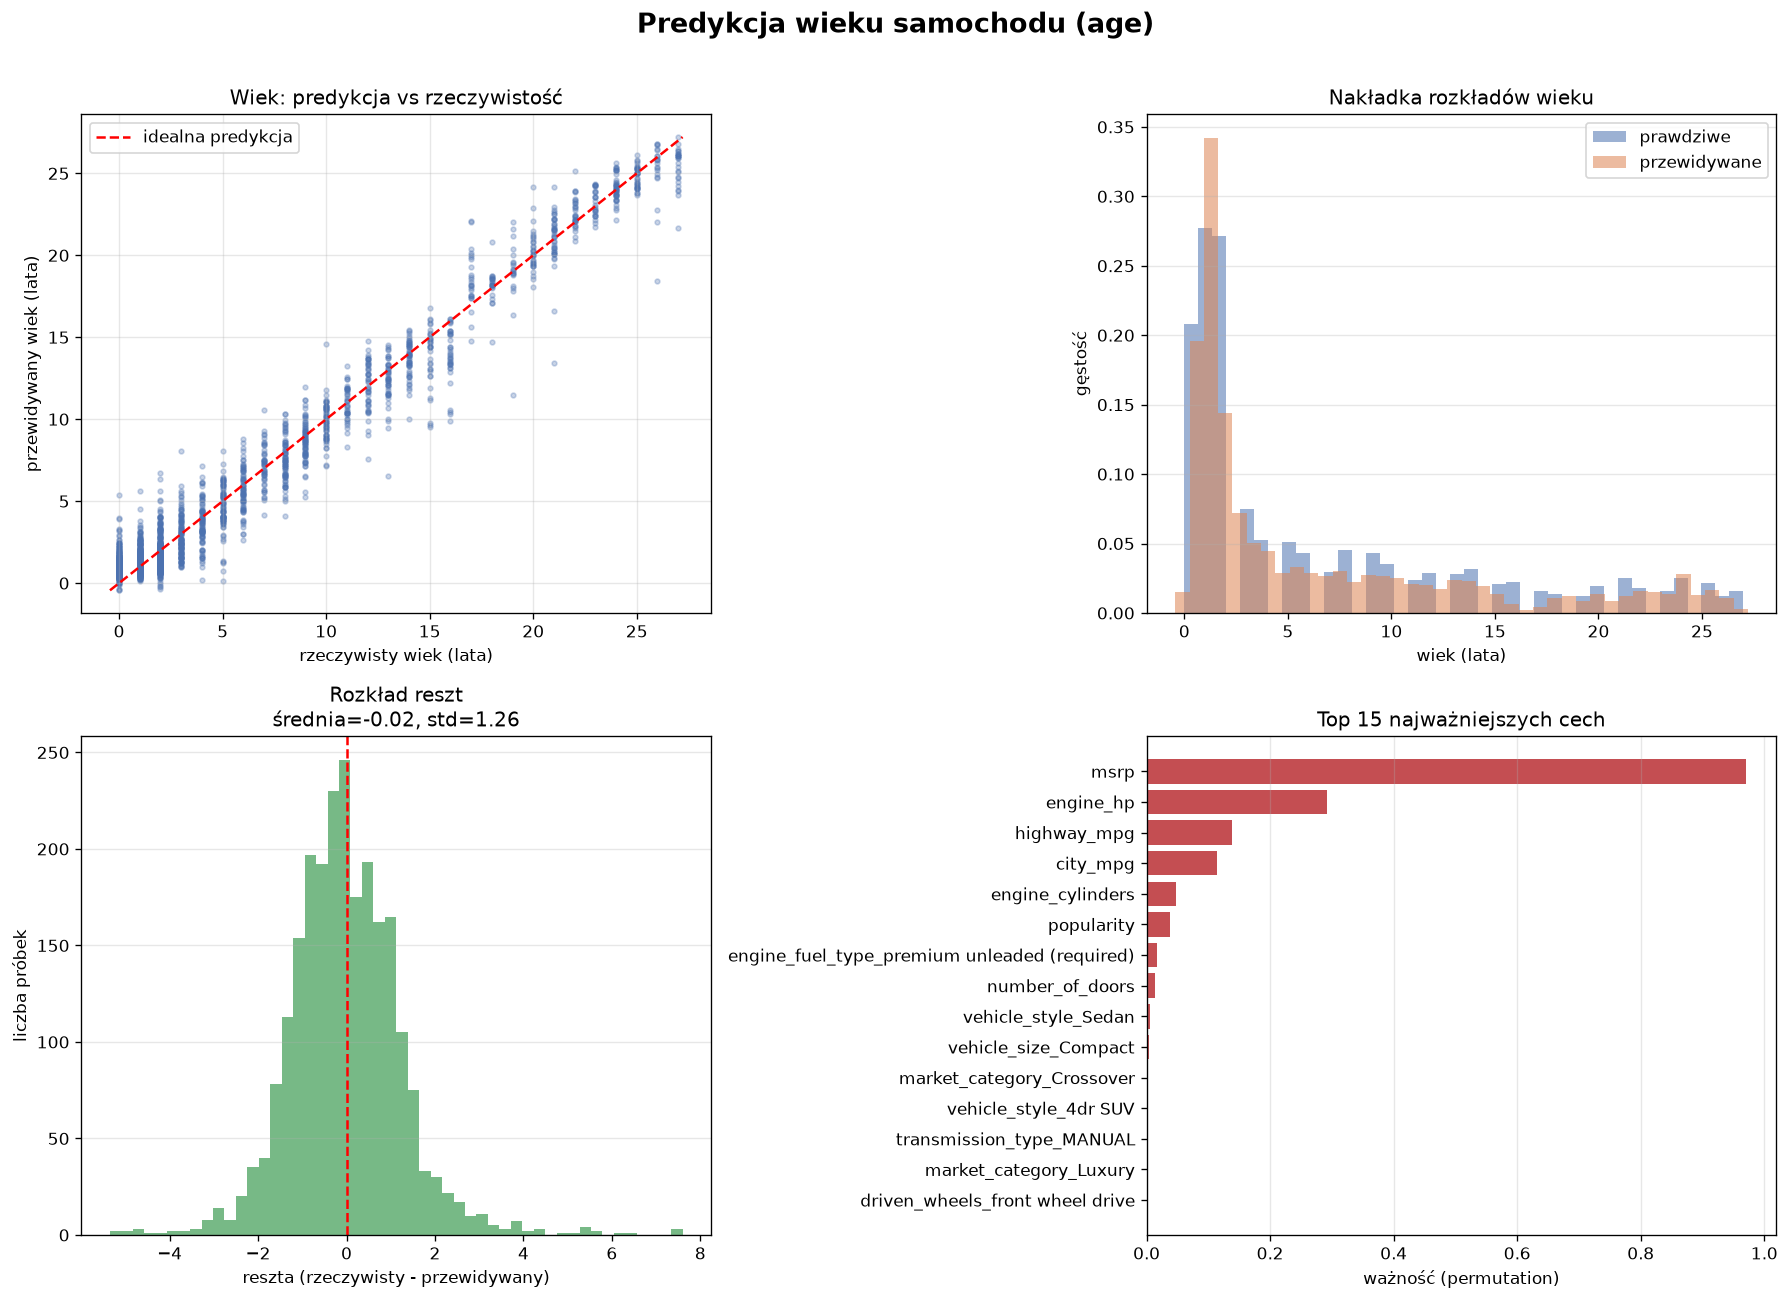

Source code (Python):
"""
Predykcja wieku samochodu (age = 2017 - year) na podstawie data.csv.

Model: Hist Gradient Boosting.
Cel: age (wiek auta), metryka: RMSE.
"""

import numpy as np
import pandas as pd
import matplotlib
matplotlib.use("Agg")
import matplotlib.pyplot as plt

from sklearn.ensemble import HistGradientBoostingRegressor

from car_price_prediction import load_data, split_data, rmse


# cechy numeryczne używane do predykcji wieku
NUMERIC_FEATURES = [
    "engine_hp", "engine_cylinders", "number_of_doors",
    "highway_mpg", "city_mpg", "popularity", "msrp",
]

CATEGORICAL_COLUMNS = [
    "make", "model", "engine_fuel_type", "transmission_type",
    "driven_wheels", "market_category", "vehicle_size", "vehicle_style",
]


def build_categorical_map(df_train: pd.DataFrame) -> dict:
    categorical = {}
    for c in CATEGORICAL_COLUMNS:
        categorical[c] = list(df_train[c].value_counts().head().index)
    return categorical


def prepare_X(df: pd.DataFrame, categorical: dict) -> np.ndarray:
    df = df.copy()

    features = list(NUMERIC_FEATURES)

    for name, values in categorical.items():
        for value in values:
            col = f"{name}_{value}"
            df[col] = (df[name] == value).astype(int)
            features.append(col)

    df_num = df[features].fillna(0)
    return df_num.values


def main():
    df = load_data("data.csv")
    df_train, df_val, df_test = split_data(df)

    # cel: wiek samochodu
    for d in (df_train, df_val, df_test):
        d["age"] = 2017 - d["year"]

    y_train = df_train["age"].values
    y_val = df_val["age"].values
    y_test = df_test["age"].values

    categorical = build_categorical_map(df_train)

    X_train = prepare_X(df_train, categorical)
    X_val = prepare_X(df_val, categorical)
    X_test = prepare_X(df_test, categorical)

    model = HistGradientBoostingRegressor(
        max_iter=300, learning_rate=0.1, random_state=42)
    model.fit(X_train, y_train)

    y_pred_val = model.predict(X_val)
    y_pred_test = model.predict(X_test)

    print("Predykcja wieku samochodu (age):")
    print("-" * 60)
    print(f"RMSE(val)  = {rmse(y_val, y_pred_val):.4f}")
    print(f"RMSE(test) = {rmse(y_test, y_pred_test):.4f}")

    # ------------------------------------------------------------------
    # Wykresy
    # ------------------------------------------------------------------
    fig, axes = plt.subplots(2, 2, figsize=(15, 11))
    fig.suptitle("Predykcja wieku samochodu (age)",
                 fontsize=16, fontweight="bold")

    # 1. predykcja vs rzeczywistość
    ax = axes[0, 0]
    ax.scatter(y_test, y_pred_test, s=8, alpha=0.3, color="#4C72B0")
    lims = [min(y_test.min(), y_pred_test.min()),
            max(y_test.max(), y_pred_test.max())]
    ax.plot(lims, lims, "r--", linewidth=1.5, label="idealna predykcja")
    ax.set_xlabel("rzeczywisty wiek (lata)")
    ax.set_ylabel("przewidywany wiek (lata)")
    ax.set_title("Wiek: predykcja vs rzeczywistość")
    ax.legend()
    ax.grid(alpha=0.3)

    # 2. nakładka rozkładów
    ax = axes[0, 1]
    ax.hist(y_test, bins=40, alpha=0.55, label="prawdziwe",
            color="#4C72B0", density=True)
    ax.hist(y_pred_test, bins=40, alpha=0.55, label="przewidywane",
            color="#DD8452", density=True)
    ax.set_xlabel("wiek (lata)")
    ax.set_ylabel("gęstość")
    ax.set_title("Nakładka rozkładów wieku")
    ax.legend()
    ax.grid(axis="y", alpha=0.3)

    # 3. rozkład reszt
    ax = axes[1, 0]
    residuals = y_test - y_pred_test
    ax.hist(residuals, bins=50, color="#55A868", alpha=0.8)
    ax.axvline(0, color="red", linestyle="--", linewidth=1.5)
    ax.set_xlabel("reszta (rzeczywisty - przewidywany)")
    ax.set_ylabel("liczba próbek")
    ax.set_title(f"Rozkład reszt\nśrednia={residuals.mean():.2f}, "
                 f"std={residuals.std():.2f}")
    ax.grid(axis="y", alpha=0.3)

    # 4. ważność cech
    ax = axes[1, 1]
    feature_names = (
        list(NUMERIC_FEATURES)
        + [f"{name}_{value}"
           for name, values in categorical.items()
           for value in values]
    )
    # HistGradientBoosting nie ma feature_importances_ -> użyj permutation
    from sklearn.inspection import permutation_importance
    result = permutation_importance(
        model, X_test, y_test, n_repeats=5, random_state=42, n_jobs=-1)
    importances = result.importances_mean
    order = np.argsort(importances)[::-1][:15]
    ax.barh(
        [feature_names[i] for i in order][::-1],
        importances[order][::-1],
        color="#C44E52",
    )
    ax.set_xlabel("ważność (permutation)")
    ax.set_title("Top 15 najważniejszych cech")
    ax.grid(axis="x", alpha=0.3)

    plt.tight_layout(rect=[0, 0, 1, 0.97])
    out = "age_prediction.png"
    plt.savefig(out, dpi=120, bbox_inches="tight")
    print(f"\nZapisano wykres: {out}")

    # przykładowa predykcja
    print("\nPrzykład (wiersz 20):")
    print(f"  wiek: przewidywany={y_pred_test[20]:.1f}  "
          f"rzeczywisty={y_test[20]:.1f}")


if __name__ == "__main__":
    main()
